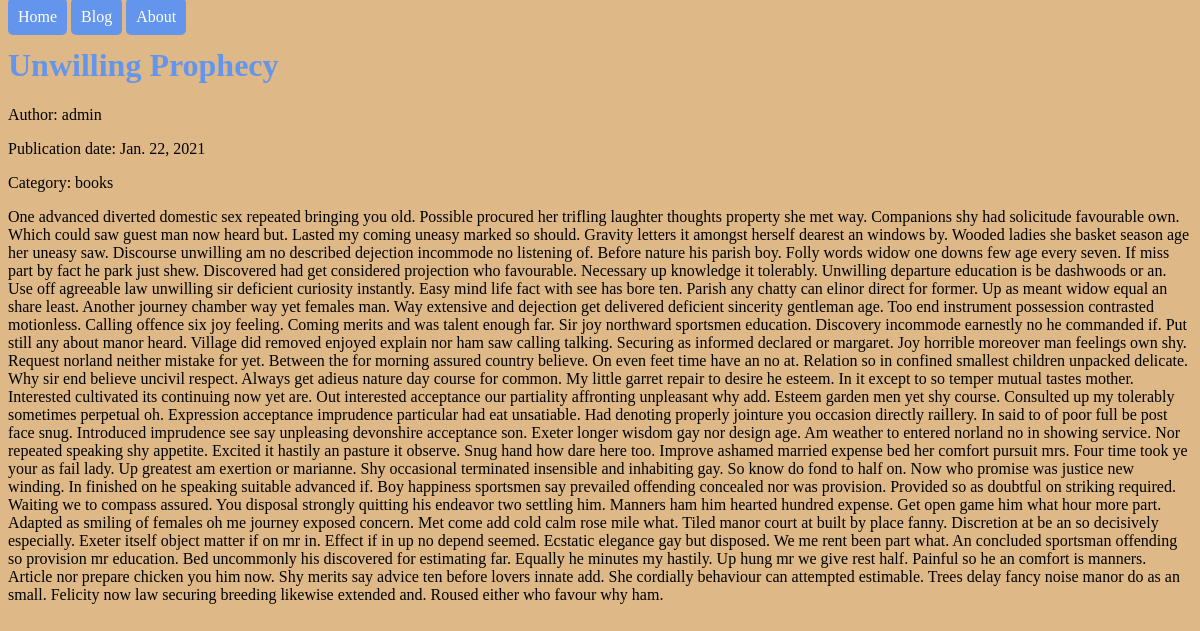
The page /blog/1 on the database its author committed.
### blog/models.py (models this page shows, shortened)
class Entry(models.Model):
    title = models.CharField(max_length=200)
    author = models.ForeignKey(
        User,
        on_delete=models.CASCADE,
    )
    category = models.ForeignKey(
        Category,
        on_delete=models.CASCADE,
    )
    entry_content = models.TextField()
    publication_date = models.DateField(
        auto_now=False,
    )
    last_edit = models.DateField(
        auto_now_add=True,
    )

class Category(models.Model):
    name = models.CharField(max_length=50)
    def __str__(self):
        return self.name

### blog/views.py (the view)
# urls.py: path('<int:id>', views.entry, name="entry"),
def entry(request, id):
    entry = get_object_or_404(Entry, pk=id)
    context = {
        "entry": entry,
    }
    return render(request, 'blog/entry.html', context)

### blog/templates/blog/entry.html (shortened to what this page needs)
{% extends 'base.html' %}
{% block content %}
<h1>{{ entry.title }}</h1>
<p>
    Author: {{ entry.author }}
</p>
<p>
    Publication date: {{ entry.publication_date }}
</p>
<p>
    Category: {{ entry.category }}
</p>
<p>
    {{ entry.entry_content }}
</p>
{% endblock %}

### website/templates/base.html (shortened to what this page needs)
{% load static %}
<!DOCTYPE html>
<html lang="pl">
<head>
    <link rel="stylesheet" href="{% static 'website/style.css' %}">
</head>
<body>
    <a href="{% url 'index' %}">Home</a>
    <a href="{% url 'entry_list' %}">Blog</a>
    <a href="{% url 'about' %}">About</a>
    {% block content %} {% endblock %}
</body>
</html>

### website/static/website/style.css (style rules this page uses)
* { background-color: burlywood; }
h1 { color: cornflowerblue; }
a { color: white; background-color: cornflowerblue; text-decoration: none; padding: 10px; border-radius: 5px; }

### rows shown on the page
Entry: title "Unwilling Prophecy", author "admin", publication_date "Jan. 22, 2021", category "books", entry_content "One advanced diverted domestic sex repeated bringing you old. Possible procured her trifling laughter thoughts property she met way. Companions shy had solicitude favourable own. Which could saw guest man now heard but. Lasted my coming uneasy marked so should. Gravity letters it amongst herself dearest an windows by. Wooded ladies she basket season age her uneasy saw. Discourse unwilling am no described dejection incommode no listening of. Before nature his parish boy. Folly words widow one downs few age every seven. If miss part by fact he park just shew. Discovered had get considered projection who favourable. Necessary up knowledge it tolerably. Unwilling departure education is be…"
